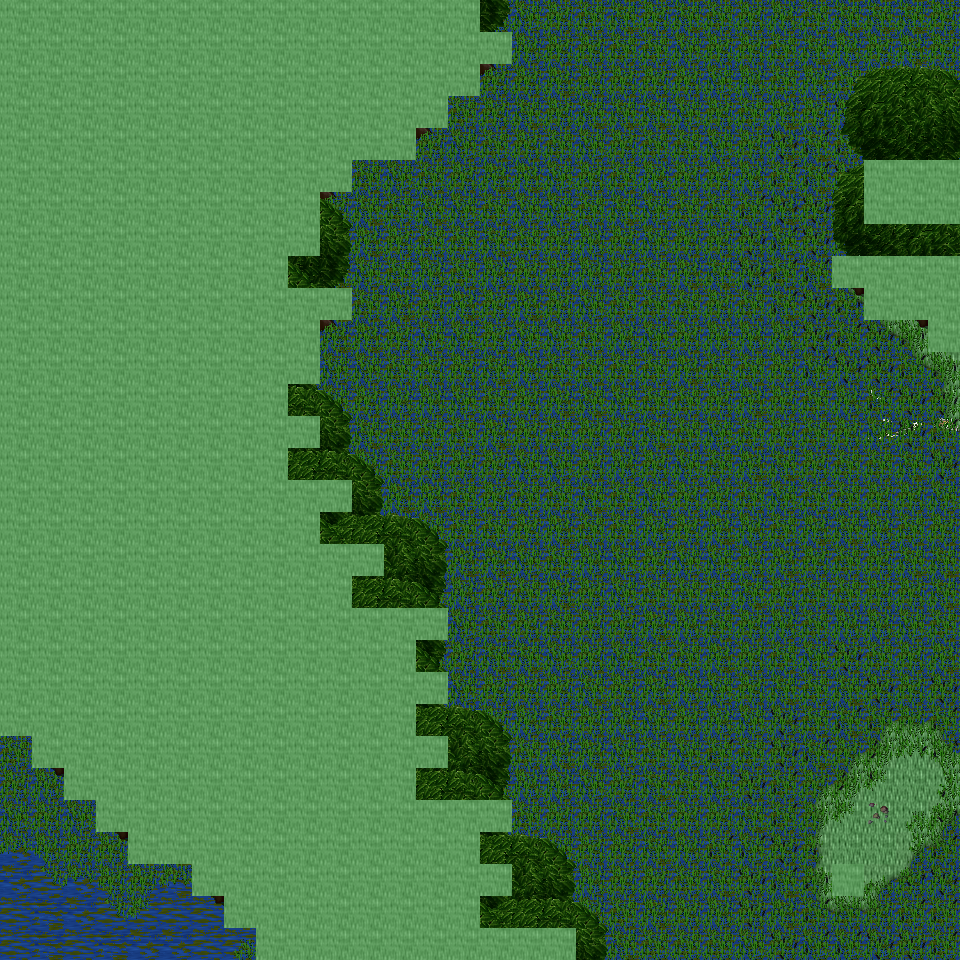

The image is a tile-based game level rendered from a .tmx file. Its description and source (layers, tilesets, objects; grid data summarised) follow:
An orthogonal 30x30 tile map with 32x32 px tiles, 6 tile layers (Ground, Object, Object2, Above, ...), 31 tilesets and 6 objects (6x mapExit).

<map version="1.0" orientation="orthogonal" renderorder="right-down" width="30" height="30" tilewidth="32" tileheight="32" nextobjectid="7">
  <tileset firstgid="1" name="tileset_ground_ground" tilewidth="32" tileheight="32" tilecount="33" columns="3">
    <image source="../drawable/tileset_ground_ground.png" width="96" height="352" />
  </tileset>
  <tileset firstgid="34" name="tileset_plant_flower_daisy_white" tilewidth="32" tileheight="32" tilecount="8" columns="2">
    <image source="../drawable/tileset_plant_flower_daisy_white.png" width="64" height="128" />
  </tileset>
  <tileset firstgid="42" name="tileset_ground_grass_edges" tilewidth="32" tileheight="32" tilecount="36" columns="12">
    <image source="../drawable/tileset_ground_grass_edges.png" width="384" height="96" />
  </tileset>
  <tileset firstgid="78" name="tileset_ground_grass_corners" tilewidth="32" tileheight="32" tilecount="24" columns="6">
    <image source="../drawable/tileset_ground_grass_corners.png" width="192" height="128" />
  </tileset>
  <tileset firstgid="102" name="tileset_plant_grasses" tilewidth="32" tileheight="32" tilecount="6" columns="3">
    <image source="../drawable/tileset_plant_grasses.png" width="96" height="64" />
  </tileset>
  <tileset firstgid="108" name="tileset_ground_rock_pebbles" tilewidth="32" tileheight="32" tilecount="3" columns="1">
    <image source="../drawable/tileset_ground_rock_pebbles.png" width="32" height="96" />
  </tileset>
  <tileset firstgid="111" name="tileset_ground_earth_edges" tilewidth="32" tileheight="32" tilecount="18" columns="6">
    <image source="../drawable/tileset_ground_earth_edges.png" width="192" height="96" />
  </tileset>
  <tileset firstgid="129" name="tileset_item_corpse_skull_pale" tilewidth="32" tileheight="32" tilecount="2" columns="2">
    <image source="../drawable/tileset_item_corpse_skull_pale.png" width="64" height="32" />
  </tileset>
  <tileset firstgid="131" name="tileset_logic_creature_undead" tilewidth="32" tileheight="32" tilecount="16" columns="8">
    <image source="../drawable/tileset_logic_creature_undead.png" width="256" height="64" />
  </tileset>
  <tileset firstgid="147" name="tileset_logic_collision" tilewidth="32" tileheight="32" tilecount="1" columns="1">
    <image source="../drawable/tileset_logic_collision.png" width="32" height="32" />
  </tileset>
  <tileset firstgid="148" name="tileset_logic_creature_undead_fallen" tilewidth="32" tileheight="32" tilecount="16" columns="8">
    <image source="../drawable/tileset_logic_creature_undead_fallen.png" width="256" height="64" />
  </tileset>
  <tileset firstgid="164" name="tileset_ground_water_swamp_water" tilewidth="32" tileheight="32" tilecount="33" columns="3">
    <image source="../drawable/tileset_ground_water_swamp_water.png" width="96" height="352" />
  </tileset>
  <tileset firstgid="197" name="tileset_plant_tree_tree_darkgreen" tilewidth="32" tileheight="32" tilecount="88" columns="8">
    <image source="../drawable/tileset_plant_tree_tree_darkgreen.png" width="256" height="352" />
  </tileset>
  <tileset firstgid="285" name="tileset_building_death_tower" tilewidth="32" tileheight="32" tilecount="252" columns="9">
    <image source="../drawable/tileset_building_death_tower.png" width="288" height="896" />
  </tileset>
  <tileset firstgid="537" name="tileset_ground_ridge_earth_dark" tilewidth="32" tileheight="32" tilecount="96" columns="12">
    <image source="../drawable/tileset_ground_ridge_earth_dark.png" width="384" height="256" />
  </tileset>
  <tileset firstgid="633" name="tileset_plant_tree_dead_tree_2" tilewidth="32" tileheight="32" tilecount="20" columns="4">
    <image source="../drawable/tileset_plant_tree_dead_tree_2.png" width="128" height="160" />
  </tileset>
  <tileset firstgid="653" name="tileset_item_corpse_swamp_sunken" tilewidth="32" tileheight="32" tilecount="32" columns="8">
    <image source="../drawable/tileset_item_corpse_swamp_sunken.png" width="256" height="128" />
  </tileset>
  <tileset firstgid="685" name="tileset_plant_grasses_swamp" tilewidth="32" tileheight="32" tilecount="42" columns="6">
    <image source="../drawable/tileset_plant_grasses_swamp.png" width="192" height="224" />
  </tileset>
  <tileset firstgid="727" name="tileset_plant_tree_dead_tree_3" tilewidth="32" tileheight="32" tilecount="16" columns="4">
    <image source="../drawable/tileset_plant_tree_dead_tree_3.png" width="128" height="128" />
  </tileset>
  <tileset firstgid="743" name="tileset_plant_stump_hollow_logs" tilewidth="32" tileheight="32" tilecount="6" columns="3">
    <image source="../drawable/tileset_plant_stump_hollow_logs.png" width="96" height="64" />
  </tileset>
  <tileset firstgid="749" name="tileset_ground_rock_rocks" tilewidth="32" tileheight="32" tilecount="4" columns="2">
    <image source="../drawable/tileset_ground_rock_rocks.png" width="64" height="64" />
  </tileset>
  <tileset firstgid="753" name="tileset_ground_rock_rocks_3" tilewidth="32" tileheight="32" tilecount="16" columns="4">
    <image source="../drawable/tileset_ground_rock_rocks_3.png" width="128" height="128" />
  </tileset>
  <tileset firstgid="769" name="tileset_item_corpse_skeleton" tilewidth="32" tileheight="32" tilecount="4" columns="2">
    <image source="../drawable/tileset_item_corpse_skeleton.png" width="64" height="64" />
  </tileset>
  <tileset firstgid="773" name="tileset_item_gothic_skull_post" tilewidth="32" tileheight="32" tilecount="2" columns="1">
    <image source="../drawable/tileset_item_gothic_skull_post.png" width="32" height="64" />
  </tileset>
  <tileset firstgid="775" name="tileset_item_statue_skullpedestal" tilewidth="32" tileheight="32" tilecount="2" columns="1">
    <image source="../drawable/tileset_item_statue_skullpedestal.png" width="32" height="64" />
  </tileset>
  <tileset firstgid="777" name="tileset_building_entrance_int_broken_bars" tilewidth="32" tileheight="32" tilecount="2" columns="1">
    <image source="../drawable/tileset_building_entrance_int_broken_bars.png" width="32" height="64" />
  </tileset>
  <tileset firstgid="779" name="tileset_ground_slate_tiles" tilewidth="32" tileheight="32" tilecount="15" columns="5">
    <image source="../drawable/tileset_ground_slate_tiles.png" width="160" height="96" />
  </tileset>
  <tileset firstgid="794" name="tileset_logic_portal" tilewidth="32" tileheight="32" tilecount="24" columns="8">
    <image source="../drawable/tileset_logic_portal.png" width="256" height="96" />
  </tileset>
  <tileset firstgid="818" name="tileset_logic_creature_undead_skeleton" tilewidth="32" tileheight="32" tilecount="6" columns="6">
    <image source="../drawable/tileset_logic_creature_undead_skeleton.png" width="192" height="32" />
  </tileset>
  <tileset firstgid="824" name="tileset_logic_creature_undead_specter" tilewidth="32" tileheight="32" tilecount="6" columns="6">
    <image source="../drawable/tileset_logic_creature_undead_specter.png" width="192" height="32" />
  </tileset>
  <tileset firstgid="830" name="tileset_logic_creature_undead_zombie" tilewidth="32" tileheight="32" tilecount="5" columns="5">
    <image source="../drawable/tileset_logic_creature_undead_zombie.png" width="160" height="32" />
  </tileset>
  <layer name="Ground" width="30" height="30">
    <data>[900 cells, 900 non-empty, 16 distinct tile ids]</data>
  </layer>
  <layer name="Object" width="30" height="30">
    <data>[900 cells, 383 non-empty, 25 distinct tile ids]</data>
  </layer>
  <layer name="Object2" width="30" height="30">
    <data>[900 cells, 536 non-empty, 30 distinct tile ids]</data>
  </layer>
  <layer name="Above" width="30" height="30">
    <data>[900 cells, 378 non-empty, 29 distinct tile ids]</data>
  </layer>
  <layer name="Above2" width="30" height="30">
    <data>[900 cells, 181 non-empty, 9 distinct tile ids]</data>
  </layer>
  <layer name="Walkable" width="30" height="30">
    <data>[900 cells, 361 non-empty, 1 distinct tile ids]</data>
  </layer>
  <objectgroup name="MapEvents">
    <object id="1" name="north" type="mapExit" x="480" y="0" width="480" height="32">
      <properties>
        <property name="map" value="level_0_x204_y60" />
        <property name="x" value="15" />
        <property name="y" value="28" />
      </properties>
    </object>
    <object id="2" name="south" type="mapExit" x="0" y="928" width="256" height="32">
      <properties>
        <property name="map" value="level_0_x204_y62" />
        <property name="x" value="0" />
        <property name="y" value="1" />
      </properties>
    </object>
    <object id="3" name="south2" type="mapExit" x="576" y="928" width="384" height="32">
      <properties>
        <property name="map" value="level_0_x204_y62" />
        <property name="x" value="18" />
        <property name="y" value="1" />
      </properties>
    </object>
    <object id="4" name="east" type="mapExit" x="928" y="0" width="32" height="160">
      <properties>
        <property name="map" value="level_0_x205_y61" />
        <property name="x" value="1" />
        <property name="y" value="0" />
      </properties>
    </object>
    <object id="5" name="east2" type="mapExit" x="928" y="224" width="32" height="32">
      <properties>
        <property name="map" value="level_0_x205_y61" />
        <property name="x" value="1" />
        <property name="y" value="7" />
      </properties>
    </object>
    <object id="6" name="east3" type="mapExit" x="928" y="352" width="32" height="608">
      <properties>
        <property name="map" value="level_0_x205_y61" />
        <property name="x" value="1" />
        <property name="y" value="11" />
      </properties>
    </object>
  </objectgroup>
</map>
